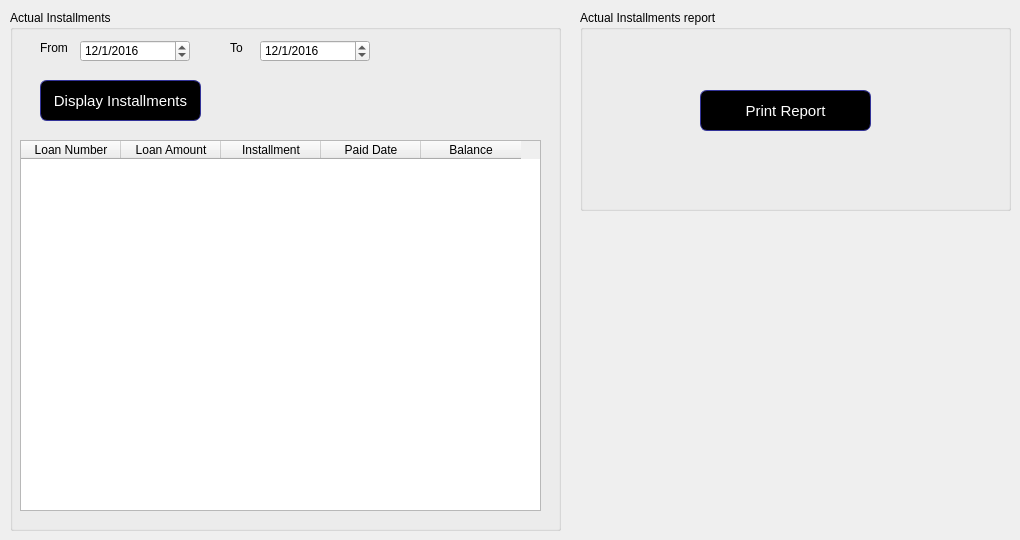
      <widget class="QWidget" name="tab_21">
       <attribute name="title">
        <string>Actual Installment Collections</string>
       </attribute>
       <widget class="QGroupBox" name="groupBox_20">
        <property name="geometry">
         <rect>
          <x>10</x>
          <y>10</y>
          <width>551</width>
          <height>521</height>
         </rect>
        </property>
        <property name="title">
         <string>Actual Installments</string>
        </property>
        <widget class="QDateEdit" name="dateEdit_5">
         <property name="geometry">
          <rect>
           <x>70</x>
           <y>30</y>
           <width>110</width>
           <height>22</height>
          </rect>
         </property>
         <property name="dateTime">
          <datetime>
           <hour>0</hour>
           <minute>0</minute>
           <second>0</second>
           <year>2016</year>
           <month>1</month>
           <day>12</day>
          </datetime>
         </property>
         <property name="displayFormat">
          <string>d/M/yyyy</string>
         </property>
        </widget>
        <widget class="QLabel" name="label_83">
         <property name="geometry">
          <rect>
           <x>30</x>
           <y>30</y>
           <width>41</width>
           <height>16</height>
          </rect>
         </property>
         <property name="text">
          <string>From</string>
         </property>
        </widget>
        <widget class="QLabel" name="label_84">
         <property name="geometry">
          <rect>
           <x>220</x>
           <y>30</y>
           <width>31</width>
           <height>16</height>
          </rect>
         </property>
         <property name="text">
          <string>To</string>
         </property>
        </widget>
        <widget class="QDateEdit" name="dateEdit_6">
         <property name="geometry">
          <rect>
           <x>250</x>
           <y>30</y>
           <width>110</width>
           <height>22</height>
          </rect>
         </property>
         <property name="dateTime">
          <datetime>
           <hour>0</hour>
           <minute>0</minute>
           <second>0</second>
           <year>2016</year>
           <month>1</month>
           <day>12</day>
          </datetime>
         </property>
         <property name="displayFormat">
          <string>d/M/yyyy</string>
         </property>
        </widget>
        <widget class="QPushButton" name="pushButton_17">
         <property name="geometry">
          <rect>
           <x>30</x>
           <y>70</y>
           <width>161</width>
           <height>41</height>
          </rect>
         </property>
         <property name="styleSheet">
          <string notr="true">QPushButton {
color: white;
background-color: QLinearGradient( );
border-width: 1px;
border-color: #339;
border-style: solid;
border-radius: 7;
padding: 3px;
font-size: 15px;
padding-left: 5px;
padding-right: 5px;

}</string>
         </property>
         <property name="text">
          <string>Display Installments</string>
         </property>
        </widget>
        <widget class="QTableWidget" name="tableWidget_6">
         <property name="geometry">
          <rect>
           <x>10</x>
           <y>130</y>
           <width>521</width>
           <height>371</height>
          </rect>
         </property>
         <column>
          <property name="text">
           <string>Loan Number</string>
          </property>
         </column>
         <column>
          <property name="text">
           <string>Loan Amount</string>
          </property>
         </column>
         <column>
          <property name="text">
           <string>Installment</string>
          </property>
         </column>
         <column>
          <property name="text">
           <string>Paid Date</string>
          </property>
         </column>
         <column>
          <property name="text">
           <string>Balance</string>
          </property>
         </column>
        </widget>
       </widget>
       <widget class="QGroupBox" name="groupBox_21">
        <property name="geometry">
         <rect>
          <x>580</x>
          <y>10</y>
          <width>431</width>
          <height>201</height>
         </rect>
        </property>
        <property name="title">
         <string>Actual Installments report</string>
        </property>
        <widget class="QPushButton" name="pushButton_18">
         <property name="geometry">
          <rect>
           <x>120</x>
           <y>80</y>
           <width>171</width>
           <height>41</height>
          </rect>
         </property>
         <property name="styleSheet">
          <string notr="true">QPushButton {
color: white;
background-color: QLinearGradient( );
border-width: 1px;
border-color: #339;
border-style: solid;
border-radius: 7;
padding: 3px;
font-size: 15px;
padding-left: 5px;
padding-right: 5px;

}</string>
         </property>
         <property name="text">
          <string>Print Report</string>
         </property>
        </widget>
       </widget>
      </widget>
